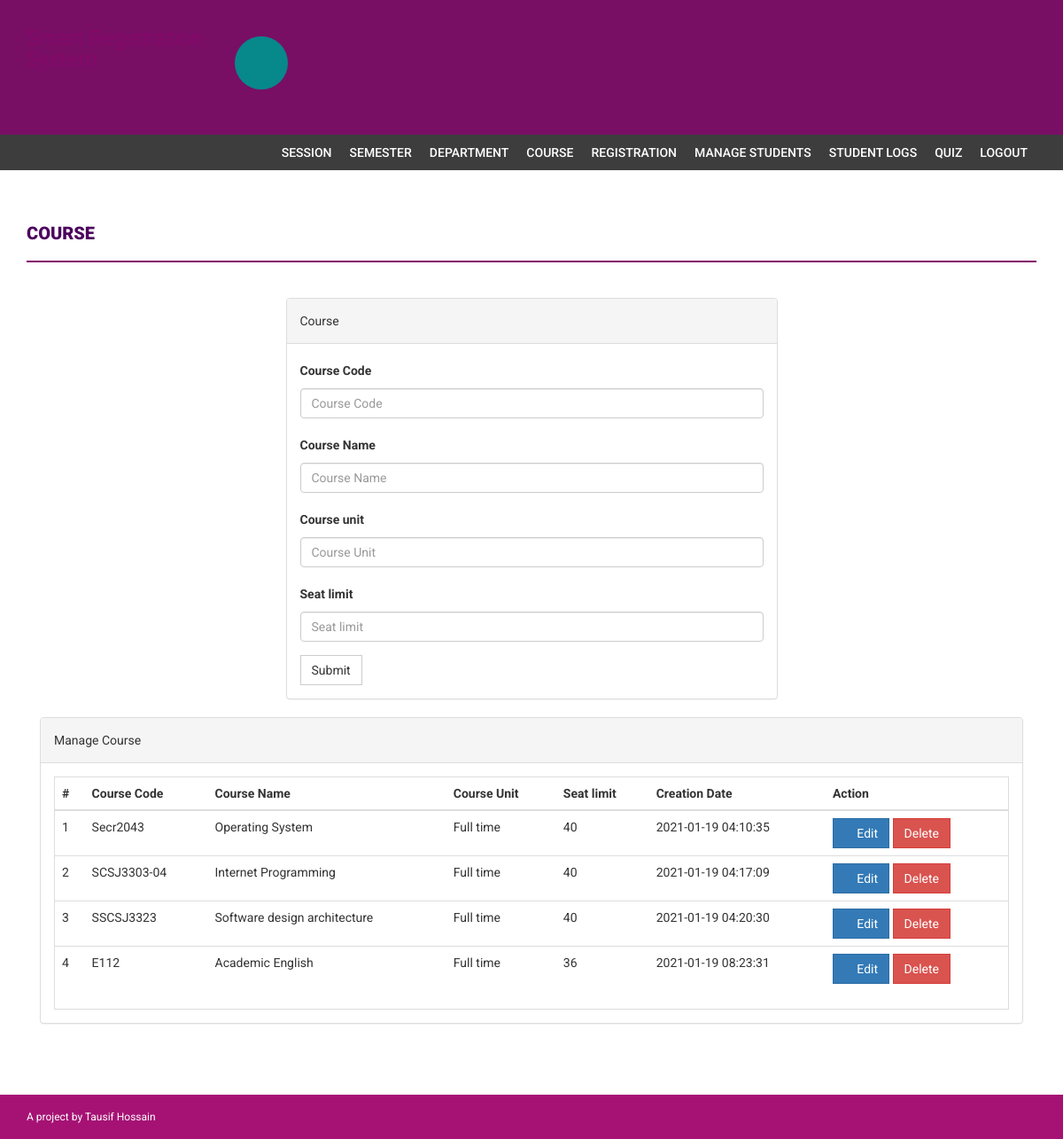
Page /administration/admin/course.php (signed in) on the committed database.
### tables this page shows
CREATE TABLE `course` (
  `id` int(11) NOT NULL,
  `courseCode` varchar(255) DEFAULT NULL,
  `courseName` varchar(255) DEFAULT NULL,
  `courseUnit` varchar(255) DEFAULT NULL,
  `noofSeats` int(11) DEFAULT NULL,
  `creationDate` timestamp NULL DEFAULT current_timestamp(),
  `updationDate` varchar(255) DEFAULT NULL
);

### administration/admin/course.php (the view, shortened to what this page needs)
<?php
if(strlen($_SESSION['alogin'])==0)
    {
header('location:index.php');
}
else{
?>
<!DOCTYPE html>
<html xmlns="http://www.w3.org/1999/xhtml">
<head>
    <link href="assets/css/bootstrap.css" rel="stylesheet" />
    <link href="assets/css/font-awesome.css" rel="stylesheet" />
    <link href="assets/css/style.css" rel="stylesheet" />
</head>
<body>
<?php include('includes/header.php');?>
<?php if($_SESSION['alogin']!="")
{
 include('includes/menubar.php');
}
 ?>
    <div class="content-wrapper">
        <div class="container">
              <div class="row">
                    <div class="col-md-12">
                        <h1 class="page-head-line">Course  </h1>
                    </div>
                </div>
                <div class="row" >
                  <div class="col-md-3"></div>
                    <div class="col-md-6">
                        <div class="panel panel-default">
                        <div class="panel-heading">
                           Course
                        </div>
                        <div class="panel-body">
                       <form name="dept" method="post">
   <div class="form-group">
    <label for="coursecode">Course Code  </label>
    <input type="text" class="form-control" id="coursecode" name="coursecode" placeholder="Course Code" required />
  </div>
 <div class="form-group">
    <label for="coursename">Course Name  </label>
    <input type="text" class="form-control" id="coursename" name="coursename" placeholder="Course Name" required />
  </div>
<div class="form-group">
    <label for="courseunit">Course unit  </label>
    <input type="text" class="form-control" id="courseunit" name="courseunit" placeholder="Course Unit" required />
  </div>
<div class="form-group">
    <label for="seatlimit">Seat limit  </label>
    <input type="text" class="form-control" id="seatlimit" name="seatlimit" placeholder="Seat limit" required />
  </div>
 <button type="submit" name="submit" class="btn btn-default">Submit</button>
</form>
                            </div>
                            </div>
                    </div>
                </div>
                <div class="col-md-12">
                    <div class="panel panel-default">
                        <div class="panel-heading">
                            Manage Course
                        </div>
                        <div class="panel-body">
                            <div class="table-responsive table-bordered">
                                <table class="table">
                                    <thead>
                                        <tr>
                                            <th>#</th>
                                            <th>Course Code</th>
                                            <th>Course Name </th>
                                            <th>Course Unit</th>
                                            <th>Seat limit</th>
                                             <th>Creation Date</th>
                                             <th>Action</th>
                                        </tr>
                                    </thead>
                                    <tbody>
<?php
$sql=mysqli_query($con,"select * from course");
$cnt=1;
while($row=mysqli_fetch_array($sql))
{
?>
                                        <tr>
                                            <td><?php echo $cnt;?></td>
                                            <td><?php echo htmlentities($row['courseCode']);?></td>
                                            <td><?php echo htmlentities($row['courseName']);?></td>
                                            <td><?php echo htmlentities($row['courseUnit']);?></td>
                                             <td><?php echo htmlentities($row['noofSeats']);?></td>
                                            <td><?php echo htmlentities($row['creationDate']);?></td>
                                            <td>
                                            <a href="edit-course.php?id=<?php echo $row['id']?>">
<button class="btn btn-primary"><i class="fa fa-edit "></i> Edit</button> </a>
  <a href="course.php?id=<?php echo $row['id']?>&del=delete" onClick="return confirm('Are you sure you want to delete?')">
                                            <button class="btn btn-danger">Delete</button>
</a>
                                            </td>
                                        </tr>
<?php
$cnt++;
} ?>
                                    </tbody>
                                </table>
                            </div>
                        </div>
                    </div>
                </div>
            </div>
        </div>
  <?php include('includes/footer.php');?>
</body>
</html>
<?php } ?>

### administration/admin/includes/header.php (shortened to what this page needs)
<div class="navbar navbar-inverse set-radius-zero">
    <div class="container">
        <div class="navbar-header">
             <a class="navbar-brand" href="#" style="color:#85086a; font-size:24px;4px; line-height:24px; ">
            </a>
        </div>
        <div class="left-div">
            <i class="fa fa-user-plus login-icon" ></i>
    </div>
        </div>
    </div>

### administration/admin/includes/menubar.php
<section class="menu-section">
        <div class="container">
            <div class="row">
                <div class="col-md-12">
                    <div class="navbar-collapse collapse ">
                        <ul id="menu-top" class="nav navbar-nav navbar-right">
                            <li><a href="session.php">Session</a></li>
                            <li><a href="semester.php">Semester </a></li>
                            <li><a   href="department.php">Department</a></li>
                             <li><a href="course.php">Course</a></li>
                              <li><a href="student-registration.php">Registration</a></li>
                               <li><a href="manage-students.php">Manage Students</a></li>
                               <li><a href="user-log.php">Student Logs </a></li>
                               <li><a href="/Ad/tsc/smart/login.php">Quiz </a></li>
                            <li><a href="logout.php">Logout</a></li>
                        </ul>
                    </div>
                </div>
            </div>
        </div>
    </section>

### administration/admin/includes/footer.php
<footer>
        <div class="container">
            <div class="row">
                <div class="col-md-12">
                   A project by Tausif Hossain
                </div>
            </div>
        </div>
    </footer>

### administration/admin/assets/css/style.css (style rules this page uses)
body { font-family: 'Roboto', sans-serif; line-height: 30px; }
.set-radius-zero { border-radius: 0px; -moz-border-radius: 0px; -webkit-border-radius: 0px; }
.content-wrapper { margin-top: 40px; min-height: 600px; padding-bottom: 60px; }
.page-head-line { font-weight: 900; padding-bottom: 20px; border-bottom: 2px solid #85086a; text-transform: uppercase; color: #4c035d; font-size: 20px; margin-bottom: 40px; }
.btn { border-radius: 0px; -webkit-border-radius: 0px; -moz-border-radius: 0px; }
.login-icon { height: 60px; width: 60px; padding: 13px; border-radius: 50%; font-size: 30px; margin-bottom: 20px; color: #fff; text-align: center; cursor:pointer; background-color:#07888a; -webkit-border-radius:50%; -moz-border-radius:50%; }
.left-div { padding-left: 30px; margin-top: 40px; margin-bottom: 30px; }
.navbar-brand { width: 250px; padding-top: 30px; color: #00aced; }
.menu-section { background-color: #3D3D3D; }
#menu-top a { color: #FFF; text-decoration: none; font-weight: 500; padding: 10px 10px 10px 10px; text-transform: uppercase; }
.navbar-inverse { background-color: #780f65; border-color: transparent; }
.navbar { margin-bottom: 0px; }
footer { padding: 10px; color: #fff; font-size: 12px; background-color: #a51274; }

### rows in the picture
course: courseCode "Secr2043", courseName "Operating System", courseUnit "Full time", noofSeats "40", creationDate "2021-01-19 04:10:35"
course: courseCode "SCSJ3303-04", courseName "Internet Programming", courseUnit "Full time", noofSeats "40", creationDate "2021-01-19 04:17:09"
course: courseCode "SSCSJ3323", courseName "Software design architecture", courseUnit "Full time", noofSeats "40", creationDate "2021-01-19 04:20:30"
course: courseCode "E112", courseName "Academic English", courseUnit "Full time", noofSeats "36", creationDate "2021-01-19 08:23:31"
